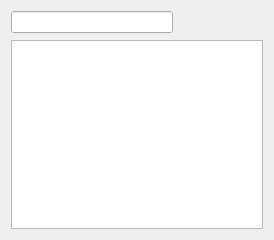
<ui version="4.0" >
 <class>FileBrowserWidget</class>
 <widget class="QWidget" name="FileBrowserWidget" >
  <property name="geometry" >
   <rect>
    <x>0</x>
    <y>0</y>
    <width>274</width>
    <height>240</height>
   </rect>
  </property>
  <layout class="QGridLayout" name="gridLayout_2" >
   <item row="0" column="0" >
    <layout class="QGridLayout" name="gridLayout" >
     <item row="0" column="0" >
      <widget class="QLineEdit" name="searchLineEdit" >
       <property name="toolTip" >
        <string>Enter a Search Expression</string>
       </property>
      </widget>
     </item>
     <item row="0" column="1" >
      <widget class="QToolButton" name="clearSearchButton" >
       <property name="toolTip" >
        <string>Clear Search</string>
       </property>
       <property name="autoRaise" >
        <bool>true</bool>
       </property>
      </widget>
     </item>
     <item row="0" column="2" >
      <widget class="QToolButton" name="browseButton" >
       <property name="toolTip" >
        <string>Change Directory</string>
       </property>
       <property name="autoRaise" >
        <bool>true</bool>
       </property>
      </widget>
     </item>
     <item row="0" column="3" >
      <widget class="QToolButton" name="newFileBrowserButton" >
       <property name="toolTip" >
        <string>New File Browser Window</string>
       </property>
       <property name="autoRaise" >
        <bool>true</bool>
       </property>
      </widget>
     </item>
    </layout>
   </item>
   <item row="1" column="0" >
    <widget class="QTreeView" name="treeView" >
     <property name="horizontalScrollBarPolicy" >
      <enum>Qt::ScrollBarAlwaysOff</enum>
     </property>
    </widget>
   </item>
  </layout>
 </widget>
 <resources/>
 <connections/>
</ui>
